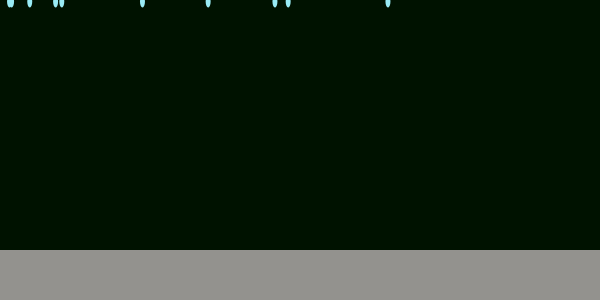
Frame 1 (no input)
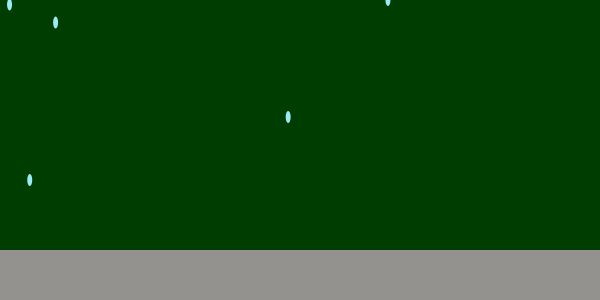
Frame 60 (the mouse pressed at the canvas centre just before this capture)
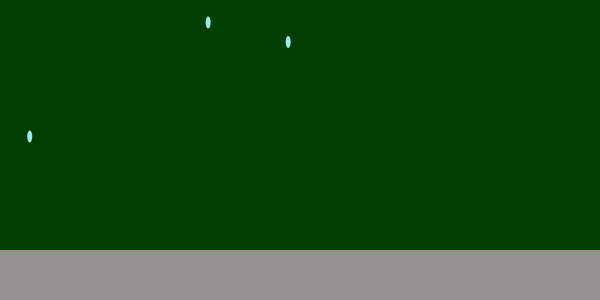
Frame 120 (the mouse held since frame 60 and released just before this capture)

The Processing sketch that drew these frames (run headless with seeded random() and noise(); from frame 60 on, the mouse is pressed at the canvas centre):

// Processing sketch: processing_119379
// ── processing_119379.pde

Roots[] tree = new Roots[10];
void setup() {
  size(600, 300);
  for (int i = 0; i < tree.length; i++ ) {
    tree[i] = new Roots( random(width) );
  }
}

void draw() {
  background(random(0), random(70), random(0));
  for (int i = 0; i<tree.length; i++ ) {
    tree[i].update();
    tree[i].draw();
  }
}

class Roots {
  float y;
  float x;
  float ySpeed;
  float gravity;

  int lastDrop;
  int dropRate; 
  int blue;
  int lastTimeIChanged;
int changeInterval = 3000; 


  Roots(float tempx) {
    y = 0;
    ySpeed = 0;
    gravity = 1.5;
    x = tempx;
    lastDrop = millis();
    dropRate = 500 + int(random(500));
    blue = int(random(255));
  }
  void draw() {

    noStroke();
    fill(147, 146, 142);
    rect(0, 250, width, height);

    noStroke();
    fill(153, 236, 245);
    ellipse(x, y, 5, 12);

    fill(167, 91, 51);
    float secondMap = map(second(), 0, 40, 0, width );
    ellipse(secondMap, 280, 30, 15);
    
  }
  void update() {
    ySpeed += gravity;
    y += ySpeed;
    if (millis()-lastDrop > dropRate) {
      reset();
      lastDrop = millis();
    }
  }
  void reset() {
    y = 0;
    ySpeed = 0;
  }
}
